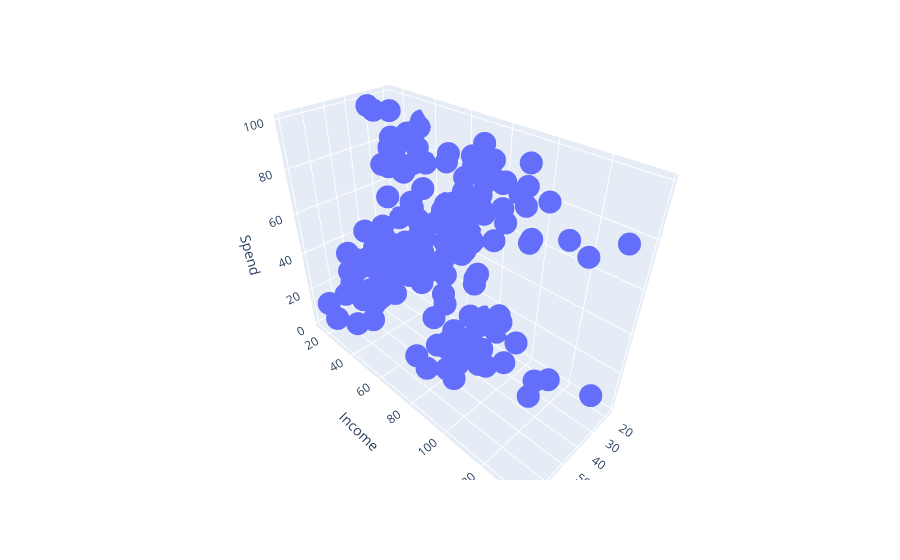

The notebook cell this image was saved under:
### Code cell
fig = px.scatter_3d(data_frame=X, x= 'Age',y='Income',z='Spend')
fig.show()

### Figure 1 — Plotly figure (JSON) as saved in the notebook; plotly's stock layout.template omitted (floating-point values rounded to 4 significant figures; data arrays with more than 128 entries replaced by an {"elided": "..."} marker saying what was removed)
{"data": [{"hovertemplate": "Age=%{x}<br>Income=%{y}<br>Spend=%{z}<extra></extra>", "legendgroup": "", "marker": {"color": "#636efa", "symbol": "circle"}, "mode": "markers", "name": "", "scene": "scene", "showlegend": false, "type": "scatter3d", "x": {"elided": "200 int values"}, "y": {"elided": "200 int values"}, "z": {"elided": "200 int values"}}], "layout": {"legend": {"tracegroupgap": 0}, "margin": {"t": 60}, "scene": {"domain": {"x": [0, 1], "y": [0, 1]}, "xaxis": {"title": {"text": "Age"}}, "yaxis": {"title": {"text": "Income"}}, "zaxis": {"title": {"text": "Spend"}}}}}
